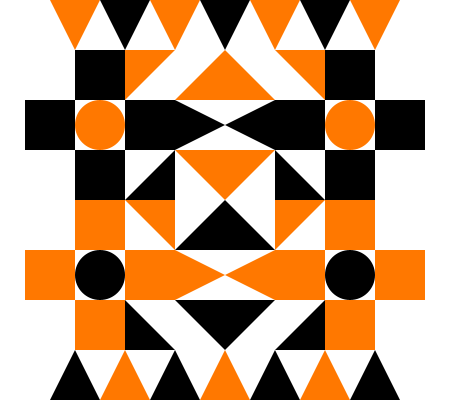
Frame 1 (no input)
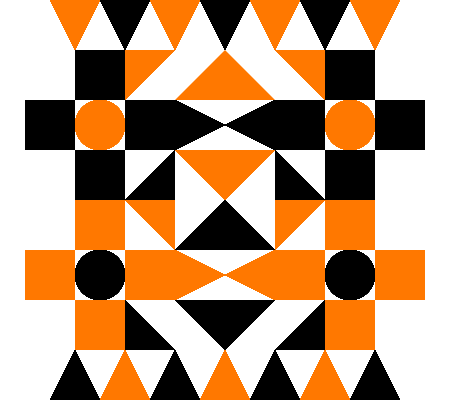
Frame 60 (the mouse pressed at the canvas centre just before this capture)
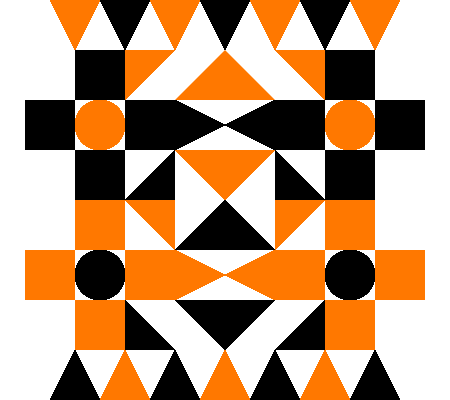
Frame 120 (the mouse held since frame 60 and released just before this capture)

The Processing sketch that drew these frames (run headless with seeded random() and noise(); from frame 60 on, the mouse is pressed at the canvas centre):

// Processing sketch: processing_60598
// ── processing_60598.pde

void setup() {

  smooth();
  size(450, 400); 
  background(255);
}

void draw() {

  noStroke();
  fill(0);
  //REIHE 1 - 3eck - schwarz

  triangle(100, 0, 125, 50, 150, 0);
  triangle(200, 0, 225, 50, 250, 0);
  triangle(300, 0, 325, 50, 350, 0);


  noStroke();
  fill(255, 120, 0);
  //REIHE 1 - 3eck - orange
  triangle( 50, 0, 75, 50, 100, 0);
  triangle(150, 0, 175, 50, 200, 0);
  triangle(250, 0, 275, 50, 300, 0);
  triangle(350, 0, 375, 50, 400, 0);



  noStroke();

  fill(255, 120, 0);
  //REIHE 1 - 3eck - orange - gespieglt

  triangle(100, 400, 125, 350, 150, 400);
  triangle(200, 400, 225, 350, 250, 400);
  triangle(300, 400, 325, 350, 350, 400);


  noStroke();
  fill(0);
  //REIHE 1 - 3eck - schwarz - gespieglt
  triangle( 50, 400, 75, 350, 100, 400);
  triangle(150, 400, 175, 350, 200, 400);
  triangle(250, 400, 275, 350, 300, 400);
  triangle(350, 400, 375, 350, 400, 400);







  noStroke();
  fill(0);
  //4eck - schwarz
  rect( 75, 50, 50, 50);
  rect( 25, 100, 50, 50);
  rect(125, 100, 50, 50);
  rect( 75, 150, 50, 50);

  noStroke();
  fill(255, 120, 0);
  //4eck - orange - gespiegelt
  rect( 75, 200, 50, 50);
  rect( 25, 250, 50, 50);
  rect(125, 250, 50, 50);
  rect( 75, 300, 50, 50);





  noStroke();
  fill(255);
  //4eck - 2.Reihe - weiß !!!!
  rect(175, 50, 50, 50);
  rect(225, 50, 50, 50);

  //3eck - 2.Reihe - weiß !!!!
  triangle(175, 50, 175, 100, 225, 50);
  triangle(275, 100, 225, 50, 275, 50);




  //3eck - 2.Reihe - orange
  fill(255, 120, 0);
  triangle(125, 50, 125, 100, 175, 50);
  triangle(325, 100, 275, 50, 325, 50);






  noStroke();
  fill(255, 120, 0);
  //Kreis - orange
  ellipse(100, 125, 50, 50);


  noStroke();
  fill(0);
  //Kreis - schwarz - gespiegelt
  ellipse(100, 275, 50, 50);



  noStroke();
  fill(0);
  //3eck - schwarz
  triangle(175, 150, 175, 100, 225, 125);
  triangle(275, 150, 275, 100, 225, 125);


  noStroke();
  fill(255, 120, 0);
  //3eck - orange - gespiegelt
  triangle(175, 300, 175, 250, 225, 275);
  triangle(275, 300, 275, 250, 225, 275);



  noStroke();
  fill(0);
  //4eck - schwarz
  rect(325, 50, 50, 50);
  rect(275, 100, 50, 50);
  rect(375, 100, 50, 50);
  rect(325, 150, 50, 50);


  noStroke();
  fill(255, 120, 0);
  //4eck - orange - gespiegelt
  rect(325, 200, 50, 50);
  rect(275, 250, 50, 50);
  rect(375, 250, 50, 50);
  rect(325, 300, 50, 50);






  noStroke();
  fill(255, 120, 0);
  //Kreis - orange
  ellipse(350, 125, 50, 50);

  noStroke();
  fill(0);
  //Kreis - schwarz - gespiegelt
  ellipse(350, 275, 50, 50);



  noStroke();
  fill(0);
  //3eck - schwarz
  triangle(175, 200, 175, 150, 125, 200);
  triangle(275, 200, 275, 150, 325, 200);

  noStroke();
  fill(0);
  //3eck - orange - gespiegelt    
  triangle(175, 350, 125, 300, 125, 350);
  triangle(275, 350, 325, 300, 325, 350);



  noStroke();
  fill(255, 120, 0);
  //3eck - orange
  triangle(175, 200, 175, 250, 125, 200);
  triangle(275, 200, 275, 250, 325, 200);




  //3eck - schwarz
  fill(0);
  triangle(225, 250, 175, 250, 225, 200);
  triangle(225, 250, 275, 250, 225, 200);


  noStroke();
  fill(255, 120, 0);
  triangle(225, 150, 175, 150, 225, 200);
  triangle(225, 150, 275, 150, 225, 200);




  //3eck - orange
  fill(255, 120, 0);
  triangle(225, 100, 175, 100, 225, 50);
  triangle(225, 100, 275, 100, 225, 50);


  noStroke();
  fill(0);
  triangle(225, 300, 175, 300, 225, 350);
  triangle(225, 300, 275, 300, 225, 350);
}
